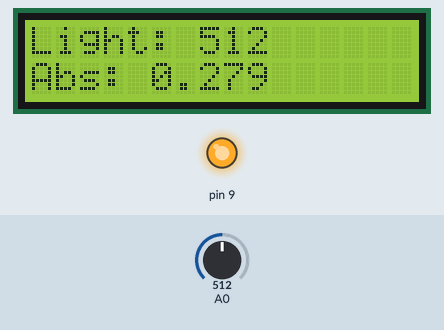
Recording of a sketch running on a simulated Arduino Uno, built with avr-gcc and run on an emulated ATmega328P. On the bench: 16×2 character LCD, output pins drawn as LEDs (lit = HIGH). The inputs (shaded band) are chosen by the test bench; at power-on: A0 = 512.

Above: at 3.2 s.
3.3 s: A0 set to 0
At 4.4 s:
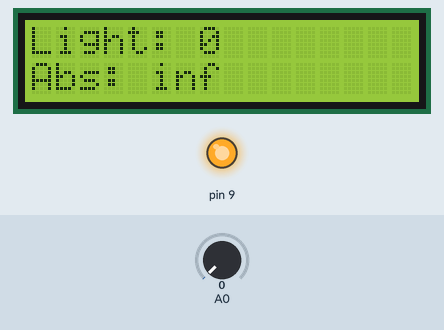
5.0 s: A0 set to 122
At 6.0 s:
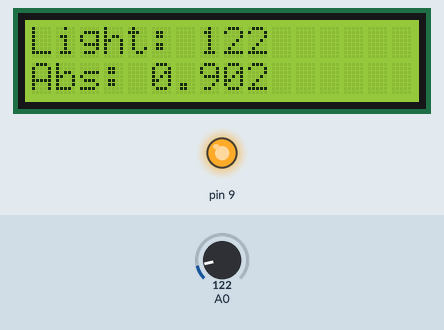
6.5 s: A0 set to 306
At 7.7 s:
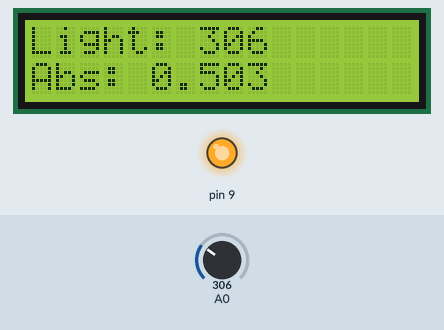
Timing chart, 0 to 9.5 s (numbered marks = the images above; inputs shaded):
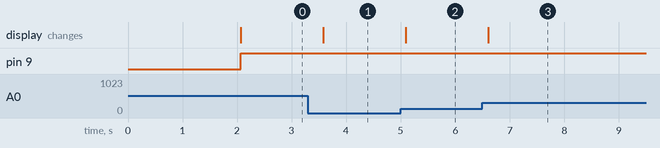

Measured:
- after the input at 3.3 s, the display: changes after 0.28 s (image 1)
- after the input at 5.0 s, the display: changes after 0.10 s (image 2)
- after the input at 6.5 s, the display: changes after 0.11 s (image 3)

The sketch:

Colorimeter.ino
```cpp
#include <LiquidCrystal.h>
#include <math.h>

LiquidCrystal lcd(12, 11, 5, 4, 3, 2);

float I0 = 974.0;

void setup() {
  pinMode(9, OUTPUT);

  lcd.begin(16, 2);
  lcd.print("Colorimeter");
  delay(2000);
  lcd.clear();
}

void loop() {
  digitalWrite(9, HIGH);

  int I = analogRead(A0);

  float absorbance = log10(I0 / (float)I);

  lcd.setCursor(0, 0);
  lcd.print("Light: ");
  lcd.print(I);
  lcd.print("   ");

  lcd.setCursor(0, 1);
  lcd.print("Abs: ");
  lcd.print(absorbance, 3);
  lcd.print("    ");

  delay(500);
}
```
